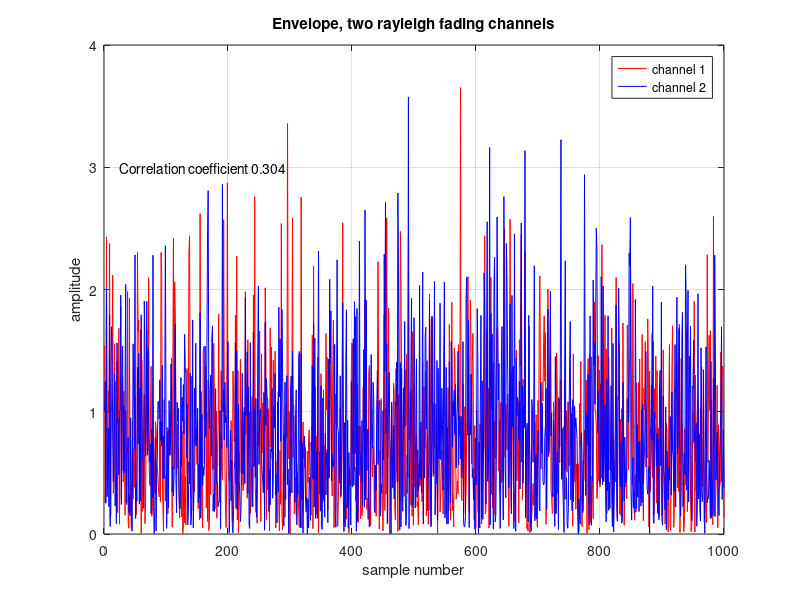
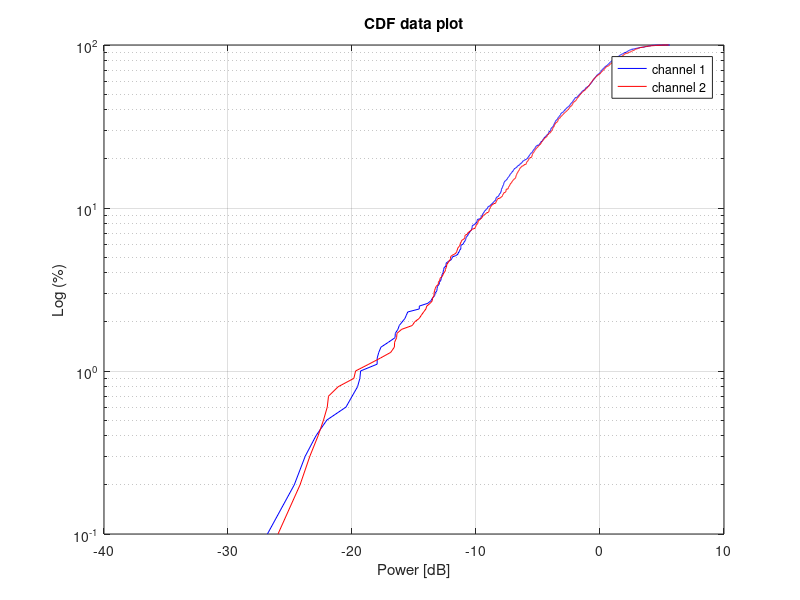
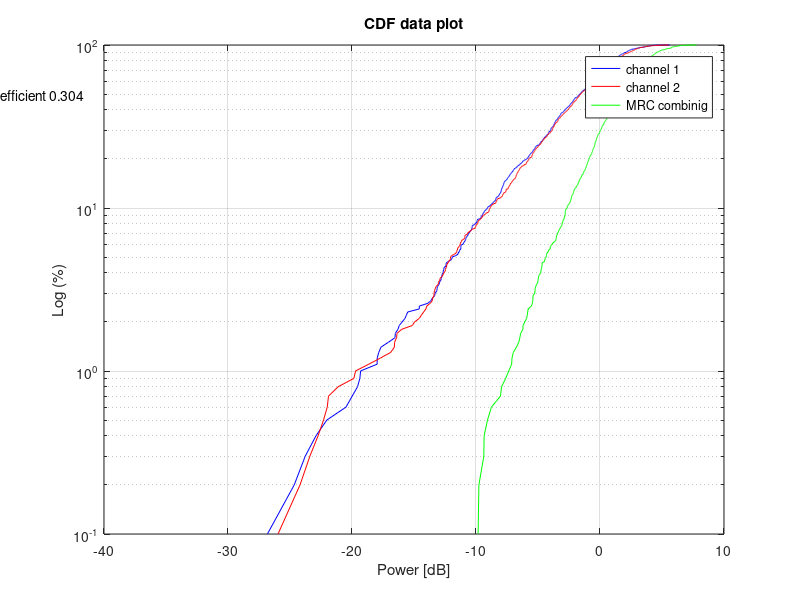

Recreate these plots in MATLAB, in order.
% MM2 excercise 2 a,b
clear all
close all

% excercise 1.2 a

% correlated channels
p = .5;             % correlation coeffiecient
x = randn(1,1000) ;     % random channel 1 (in-phase part)
y = randn(1,1000) ;     % random channel 2 (in-phase part)
x1 = randn(1,1000) ;
y1 = randn(1,1000) ;

a = x;      % channel 1
a1 = x1;
for i = 1:1000
    b(i) = (sqrt(1-p^2))*y(i)+p*x(i);   % channel 2, with correlation p to channel 1
    b1(i) = (sqrt(1-p^2))*y1(i)+p*x1(i);
end
u = a .* exp(-j*a1);
v = b .* exp(-j*b1);

% check correlation coefficient, can use both functions for same result,
% corrcoeff best for matrix coefficient
check_correlation = (corr(u',v'))          
abs(corrcoef(u',v'))

corr_value = char(sprintf('Correlation coefficient %.3f',check_correlation));

figure()  % envelope of channels
plot(abs(u),'color','r'); hold on; grid on;
plot(abs(v),'color','b');
text(25,3,corr_value);
title('Envelope, two rayleigh fading channels');
xlabel('sample number');
ylabel('amplitude');
legend('channel 1','channel 2')


% Make the CDF plot of the two channels
u_db = 10*log10(abs(u));    % convert to dB
v_db = 10*log10(abs(v));
H1 = sort(u_db);            % sort for CDF
H2 = sort(v_db);

figure()
Percent_Axis = linspace (0 ,100 , 1000);
semilogy(H1,Percent_Axis,'b'); hold on; grid on;
semilogy(H2,Percent_Axis,'r');
xlabel('Power [dB]')
ylabel('Log (%)')
title('CDF data plot')
legend('channel 1','channel 2')


% excercise 1.2 b

%H = [u(1,1), v(1,1)];

% Maximum Ratio Combining
% Summing the power of the two signals, we assume a constant noise floor,
% so the noise can and is placed outside the sum.
% we are summing powers because the weights are  r*/N , and since N are the
% same for both signals, we end up summing the power of H1 and H2.
Max_ratio = (abs(u))+(abs(v));
Max_ratio_dB = 10*log10(Max_ratio);
Max_ratio_sort = sort(Max_ratio_dB);


figure()
Percent_Axis = linspace (0 ,100 , 1000);
semilogy(H1,Percent_Axis,'b'); hold on; grid on;
semilogy(H2,Percent_Axis,'r');
semilogy(Max_ratio_sort,Percent_Axis,'g');
text(-55,50,corr_value);
xlabel('Power [dB]')
ylabel('Log (%)')
title('CDF data plot')
legend('channel 1','channel 2','MRC combinig')
